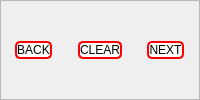
                     <widget class="QFrame" name="frame_69">
                      <property name="frameShape">
                       <enum>QFrame::StyledPanel</enum>
                      </property>
                      <property name="frameShadow">
                       <enum>QFrame::Raised</enum>
                      </property>
                      <layout class="QHBoxLayout" name="horizontalLayout_15">
                       <property name="spacing">
                        <number>0</number>
                       </property>
                       <property name="leftMargin">
                        <number>0</number>
                       </property>
                       <property name="topMargin">
                        <number>0</number>
                       </property>
                       <property name="rightMargin">
                        <number>0</number>
                       </property>
                       <property name="bottomMargin">
                        <number>0</number>
                       </property>
                       <item>
                        <widget class="QFrame" name="frame_70">
                         <property name="styleSheet">
                          <string notr="true">background-color: rgba(0, 0, 0, 0);</string>
                         </property>
                         <property name="frameShape">
                          <enum>QFrame::StyledPanel</enum>
                         </property>
                         <property name="frameShadow">
                          <enum>QFrame::Raised</enum>
                         </property>
                         <layout class="QHBoxLayout" name="horizontalLayout_16">
                          <item alignment="Qt::AlignHCenter">
                           <widget class="QPushButton" name="backbutton">
                            <property name="styleSheet">
                             <string notr="true">QPushButton#backbutton{
 border: 2px solid red;
	background-color:rgb(255, 255, 255);
	font: 75 10pt &quot;Courier New&quot;;
    color: rgb(0,0,0);
    border-radius:5px;
}
QPushButton#backbutton:hover{
    background-color:rgba(0,0,0,200);
    color: rgb(255,255,255);
}
QPushButton#backbutton:pressed{
    background-color:rgba(0,0,0,200);
}</string>
                            </property>
                            <property name="text">
                             <string>BACK</string>
                            </property>
                            <property name="icon">
                             <iconset resource="attachments/icons.qrc">
                              <normaloff>:/icons/arrow-left.svg</normaloff>:/icons/arrow-left.svg</iconset>
                            </property>
                            <property name="iconSize">
                             <size>
                              <width>150</width>
                              <height>50</height>
                             </size>
                            </property>
                           </widget>
                          </item>
                         </layout>
                        </widget>
                       </item>
                       <item>
                        <widget class="QFrame" name="frame_71">
                         <property name="styleSheet">
                          <string notr="true">background-color: rgba(0, 0, 0, 0);</string>
                         </property>
                         <property name="frameShape">
                          <enum>QFrame::StyledPanel</enum>
                         </property>
                         <property name="frameShadow">
                          <enum>QFrame::Raised</enum>
                         </property>
                         <layout class="QHBoxLayout" name="horizontalLayout_17">
                          <item alignment="Qt::AlignHCenter">
                           <widget class="QPushButton" name="bookallbutton">
                            <property name="styleSheet">
                             <string notr="true">QPushButton#bookallbutton{
 border: 2px solid red;
	background-color:rgb(255, 255, 255);
	font: 75 10pt &quot;Courier New&quot;;
    color: rgb(0,0,0);
    border-radius:5px;
}
QPushButton#bookallbutton:hover{
    background-color:rgba(0,0,0,200);
    color: rgb(255,255,255);
}
QPushButton#bookallbutton:pressed{
    background-color:rgba(0,0,0,200);
}</string>
                            </property>
                            <property name="text">
                             <string>CLEAR</string>
                            </property>
                            <property name="icon">
                             <iconset resource="attachments/icons.qrc">
                              <normaloff>:/icons/x-square.svg</normaloff>:/icons/x-square.svg</iconset>
                            </property>
                            <property name="iconSize">
                             <size>
                              <width>150</width>
                              <height>50</height>
                             </size>
                            </property>
                           </widget>
                          </item>
                         </layout>
                        </widget>
                       </item>
                       <item>
                        <widget class="QFrame" name="frame_72">
                         <property name="styleSheet">
                          <string notr="true">background-color: rgba(0, 0, 0, 0);</string>
                         </property>
                         <property name="frameShape">
                          <enum>QFrame::StyledPanel</enum>
                         </property>
                         <property name="frameShadow">
                          <enum>QFrame::Raised</enum>
                         </property>
                         <layout class="QHBoxLayout" name="horizontalLayout_18">
                          <item alignment="Qt::AlignHCenter">
                           <widget class="QPushButton" name="nextbutton">
                            <property name="styleSheet">
                             <string notr="true">QPushButton#nextbutton{
 border: 2px solid red;
	background-color:rgb(255, 255, 255);
	font: 75 10pt &quot;Courier New&quot;;
    color: rgb(0,0,0);
    border-radius:5px;
}
QPushButton#nextbutton:hover{
    background-color:rgba(0,0,0,200);
    color: rgb(255,255,255);
}
QPushButton#nextbutton:pressed{
    background-color:rgba(0,0,0,200);
}</string>
                            </property>
                            <property name="text">
                             <string>NEXT</string>
                            </property>
                            <property name="icon">
                             <iconset resource="attachments/icons.qrc">
                              <normaloff>:/icons/arrow-right.svg</normaloff>:/icons/arrow-right.svg</iconset>
                            </property>
                            <property name="iconSize">
                             <size>
                              <width>150</width>
                              <height>50</height>
                             </size>
                            </property>
                           </widget>
                          </item>
                         </layout>
                        </widget>
                       </item>
                      </layout>
                     </widget>
